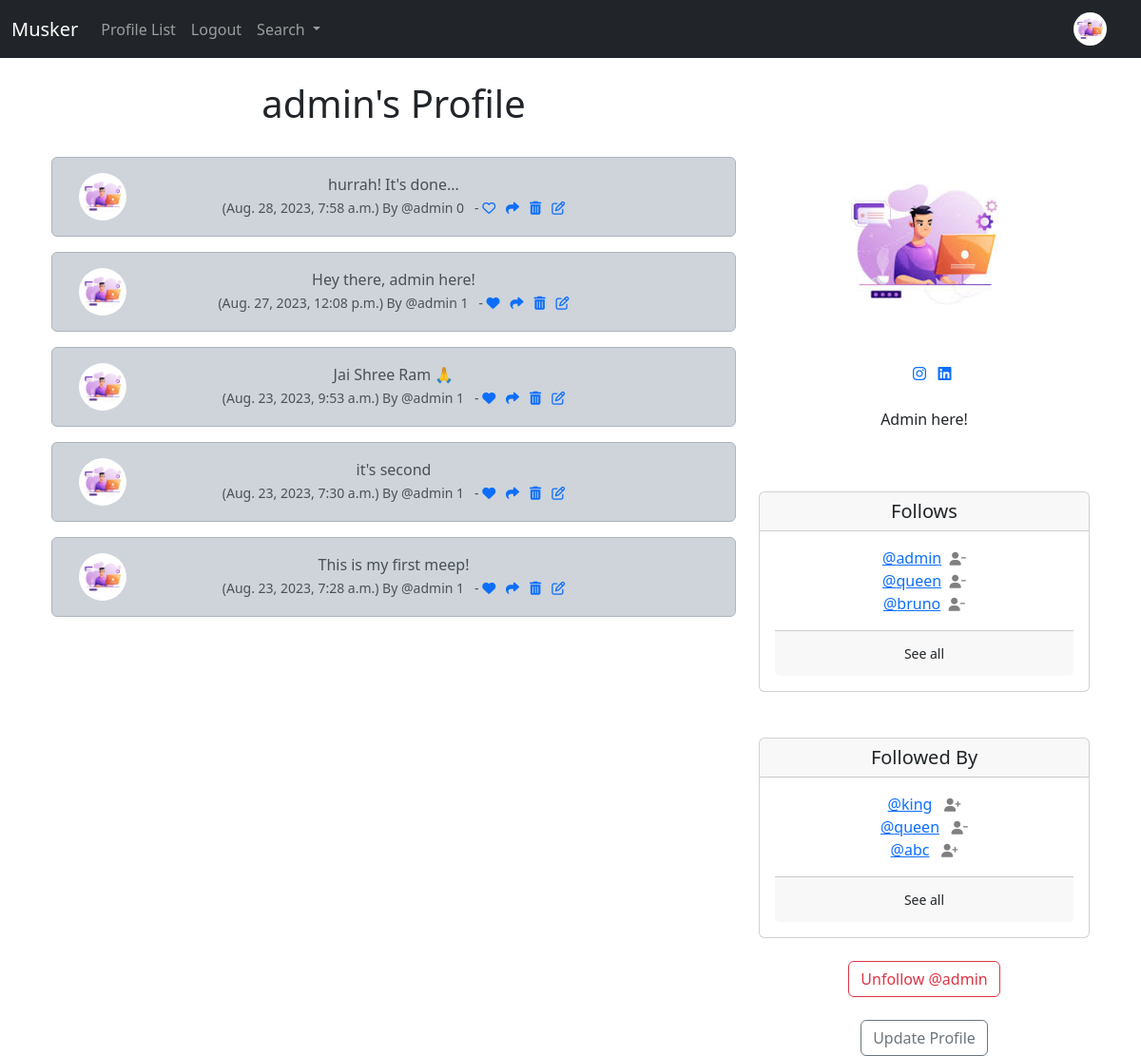
Before: /profile/1/ (signed in) with the older database file.
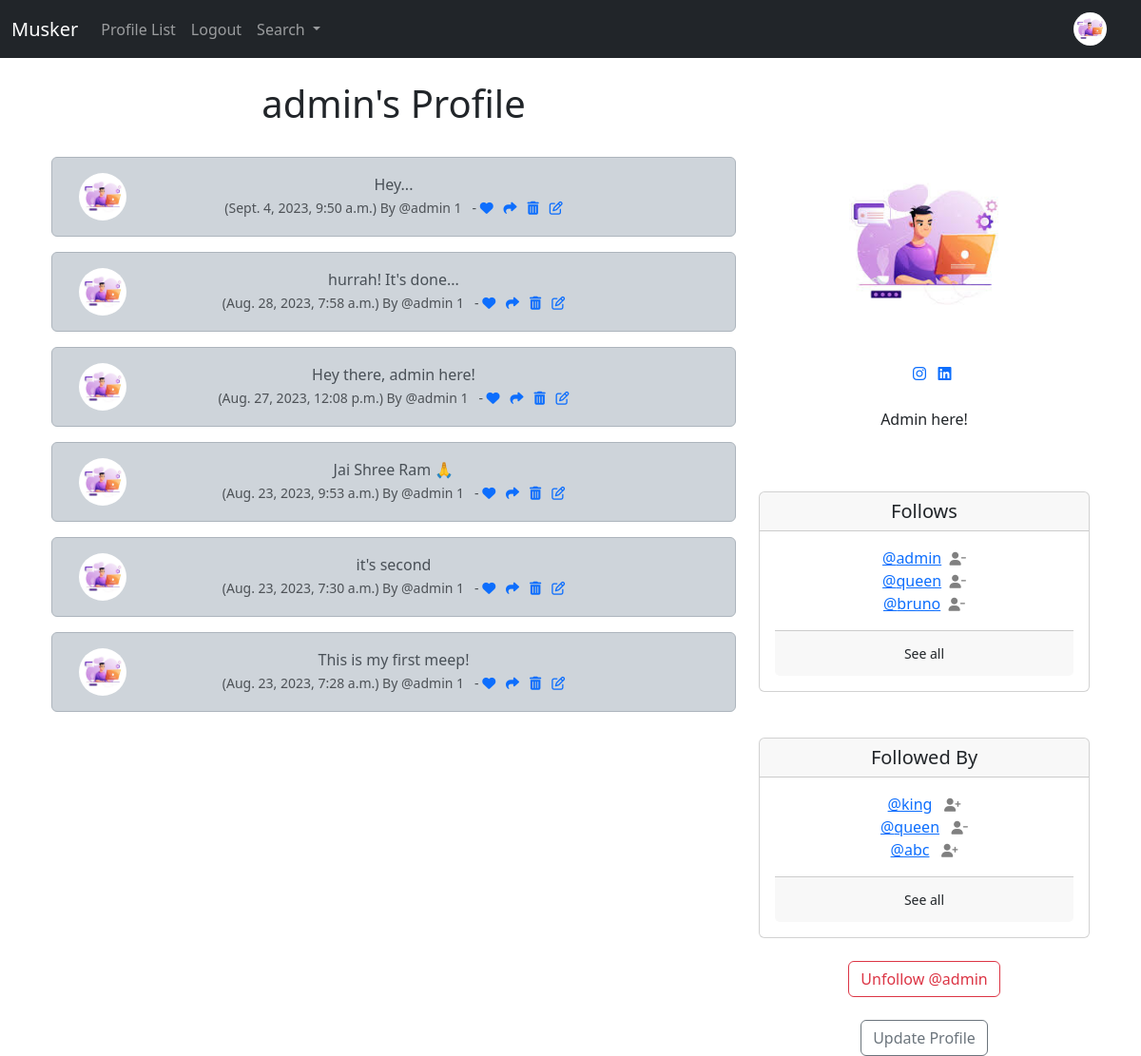
After: the same page with the newer database file.
### musker/models.py (models this page shows, shortened)
class Profile(models.Model):
    user = models.OneToOneField(User, on_delete=models.CASCADE)
    follows = models.ManyToManyField("self",
                                     related_name="followed_by",
                                     symmetrical=False,
                                     blank=True)
    date_modified = models.DateTimeField(User, auto_now=True)
    profile_image=models.ImageField(null=True, blank=True, upload_to="images/")
    profile_bio = models.CharField(null=True, blank=True, max_length=500)
    homepage_link = models.CharField(null=True, blank=True, max_length=200)
    facebook_link = models.CharField(null=True, blank=True, max_length=200)
    instagram_link = models.CharField(null=True, blank=True, max_length=200)
    linkedin_link = models.CharField(null=True, blank=True,max_length=200)
    def __str__(self):
        return self.user.username

class Meep(models.Model):
    user = models.ForeignKey(
        User, related_name="meeps",
        on_delete=models.DO_NOTHING
        )
    body = models.CharField(max_length=200)
    created_at = models.DateTimeField(auto_now_add=True)
    likes = models.ManyToManyField(User,related_name="meep_like", blank=True)
    def number_of_likes(self):
        return self.likes.count()

### musker/views.py (the view, shortened to what this page needs)
# urls.py: path('profile/<int:pk>/', views.profile, name="profile"),
def profile(request, pk):
    if request.user.is_authenticated:
        profile=Profile.objects.get(user_id=pk)
        meeps = Meep.objects.filter(user_id=pk).order_by("-created_at")
        return render(request, 'musker/profile.html',{"profile":profile,"meeps":meeps})
    else:
        messages.success(request, "You must be logged in to view this page!")
        return redirect("home")

### musker/templates/musker/profile.html (shortened to what this page needs)
{% extends 'musker/base.html' %}
{% load static %}
{% block content %}
{% if profile %}
<div class="container text-center">
  <div class="row">
    <div class="col-8">
      <h1>{{profile.user.username}}'s Profile</h1>
      <br/>
      {% if meeps %}
        {% for meep in meeps %}
            <div class="alert alert-dark" role="alert">
              <div class="container">
                <div class="row">
                  <div class="col-1">
                    {% if profile.profile_image %}
                    <img src="{{profile.profile_image.url}}" width=50 height=50 class="rounded-circle"
                    alt="{{profile.user.username}}">
                    {% else %}
                    <img src="{% static 'images/default_profile_pic.png' %}" width=50 height=50 class="rounded-circle"
                    alt="{{profile.user.username}}">
                    {% endif %}
                  </div>
                  <div class="col-10">
                {{meep.body}}<br/>
                <small class="text-muted">
                    ({{meep.created_at}}) By
                    @{{meep.user.username}}
                    {{meep.number_of_likes}}
                    {% if user in meep.likes.all %}
                      - <a href="{% url 'meep_like' meep.id %}"><i class="fa-solid fa-heart"></i></a>
                    {% else %}
                      - <a href="{% url 'meep_like' meep.id %}"><i class="fa fa-heart-o"></i></a>
                    {% endif %}
                    <a href="{% url 'meep_show' meep.id %}"><i class="fa-solid fa-share"></i></a>
                    {% if request.user.username == profile.user.username %}
                    <a href="{% url 'delete_meep' meep.id %}"><i class="fa fa-trash"></i></a>
                    <a href="{% url 'edit_meep' meep.id %}"><i class="fa fa-edit"></i></a>
                    {% endif %}
                </small>
            </div><br/><br/>
          </div>
        </div>
      </div>
        {% endfor %}
      {% endif %}
    </div>
    <div class="col-4">
        <br/><br/></br>
        {% if profile.profile_image %}
        <img src="{{profile.profile_image.url}}"
        class="rounded-circle"
        width="200"
        height="200">
        <br/><br/>
        {% endif %}
        {% if profile.instagram_link %}
          <a href="{{profile.instagram_link}}" target="new"><i class="fa-brands fa-instagram"></i></a>
        {% endif %}
        {% if profile.linkedin_link %}
          <a href="{{profile.linkedin_link}}" target="new"><i class="fa-brands fa-linkedin"></i></a>
        {% endif %}
        <br/></br/>
        {% if profile.profile_bio %}
          <p align="align-items">{{profile.profile_bio}}</p>
        {% endif %}
        <br/><br/>
      <div class="card">
        <h5 class="card-header">Follows</h5>
        <div class="card-body">
          <p class="card-text">
            {% for following in profile.follows.all %}
            <a href="{% url 'profile' following.user.id %}">@{{following}}</a
            >&nbsp;&nbsp;<a href="{% url 'unfollow' following.user.id %}"><i class="fa fa-user-minus small" style="color:gray"></i></a><br />
            {% endfor %}
          </p>
          <div class="card-footer">
            <a href="{% url 'follows' profile.user.id %}" class="btn btn-sm btn-otline-secondary">See all</a>
          </div>
        </div>
      </div>
      <br /><br />
      <div class="card">
        <h5 class="card-header">Followed By</h5>
        <div class="card-body">
          <p class="card-text">
            {% for following in profile.followed_by.all|slice:3 %}
            <a href="{% url 'profile' following.user.id %}">@{{following}}</a>
            {% if following in profile.follows.all %}
              &nbsp;&nbsp;<a href="{% url 'unfollow' following.user.id %}"><i class="fa fa-user-minus small" style="color:gray"></i></a><br />
            {% else %}
              &nbsp;&nbsp;<a href="{% url 'follow' following.user.id %}"><i class="fa fa-user-plus small" style="color:gray"></i></a><br />
            {% endif %}
            {% endfor %}
          </p>
          <div class="card-footer">
            <a href="{% url 'followers' profile.user.id %}" class="btn btn-sm btn-otline-secondary">See all</a>
          </div>
        </div>
      </div>
      <br/>
      <form method="POST">
        {% if profile in user.profile.follows.all %}
            <button class="btn btn-outline-danger" name="follow" value="unfollow" type="submit">
                Unfollow @{{profile.user.username|lower}}</button>
        {% else %}
        <button class="btn btn-outline-success" name="follow" value="follow" type="submit">
            follow @{{profile.user.username|lower}}</button>
        {% endif %}
      </form>
      <br/>
      {% if request.user.id == profile.user.id %}
        <a href="{% url 'update_user' %}" class="btn btn-outline-secondary">Update Profile</a>
      {% endif %}
    </div>
  </div>
</div>
{% endif %}
{% endblock content %}

### musker/templates/musker/base.html (shortened to what this page needs)
<!doctype html>
<html lang="en">
  <head>
    <link href="https://cdn.jsdelivr.net/npm/bootstrap@5.3.1/dist/css/bootstrap.min.css" rel="stylesheet">
  </head>
  <body>
    {% include 'musker/navbar.html' %}
    <div class="container">
      <br/>
        {% block content %}
        {% endblock %}
    </div>
  </body>
</html>

### musker/templates/musker/navbar.html (shortened to what this page needs)
{% load static %}
<nav class="navbar navbar-expand-lg navbar-dark bg-dark">
    <div class="container-fluid">
      <a class="navbar-brand" href="{% url 'home' %}">Musker</a>
      <div class="collapse navbar-collapse" id="navbarSupportedContent">
        <ul class="navbar-nav me-auto mb-2 mb-lg-0">
          <li class="nav-item">
            <a class="nav-link" href="{% url 'profile_list' %}">Profile List</a>
          </li>
          {% if user.is_authenticated %}
          <li class="nav-item">
            <a class="nav-link" href="{% url 'logout' %}">Logout</a>
          </li>
          {% endif %}
          <li class="nav-item dropdown">
            <a class="nav-link dropdown-toggle" href="#" role="button" data-bs-toggle="dropdown" aria-expanded="false">
              Search
            </a>
          </li>
        </ul>
        {% if request.user.is_authenticated %}
          <ul class="navbar-nav ml-auto">
            <li class="nav-link navbar-brand">
              <a href="{% url 'profile' request.user.id %}">
                {% if user.profile.profile_image %}
                  <img src="{{user.profile.profile_image.url}}" class="rounded-circle" width=35 alt="{{profile.user.username}}">
                {% else %}
                <img src="{% static 'images/default_profile_pic.png' %}" class="rounded-circle" width=35
                alt="{{profile.user.username}}">
                {% endif %}
              </a>
          </ul>
        {% endif %}
      </div>
    </div>
  </nav>

Changed rows visible on the page:
added Meep: profile_image (picture), body "Hey...", created_at "Sept. 4, 2023, 9:50 a.m.", user.username "admin", number_of_likes "1"
computed for Meep "Aug. 28, 2023, 7:58 a.m.": number_of_likes "0" → "1"
